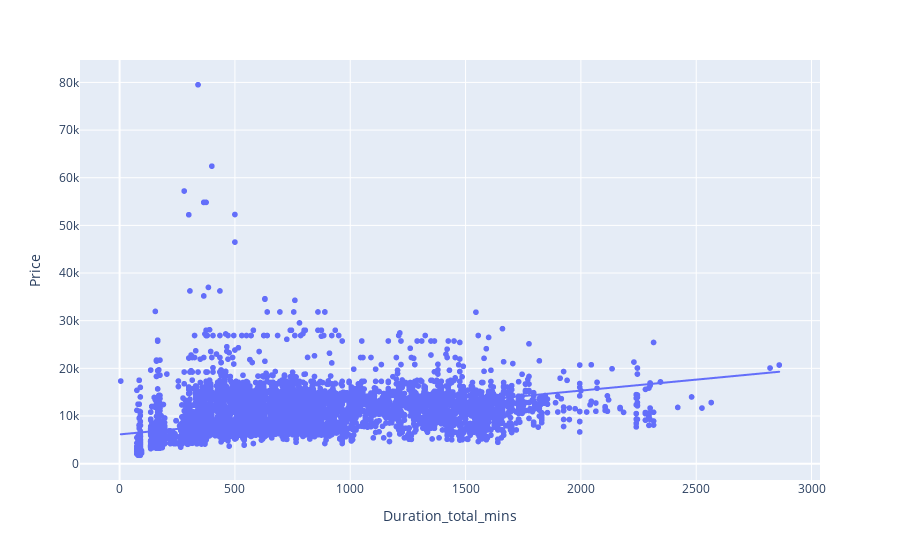

Notebook cell for this chart:
### Markdown cell above
--> from above plot we can infer that:

* For Non Stop, duration is very low
* As Number of stops increases, duration of flight increases, price also increases in some cases

### Code cell
px.scatter(data_frame=data, x="Duration_total_mins", y="Price", trendline='ols')

### Figure 1 — Plotly figure (JSON) as saved in the notebook; plotly's stock layout.template omitted (floating-point values rounded to 4 significant figures; data arrays with more than 128 entries replaced by an {"elided": "..."} marker saying what was removed)
{"data": [{"hovertemplate": "Duration_total_mins=%{x}<br>Price=%{y}<extra></extra>", "legendgroup": "", "marker": {"color": "#636efa", "symbol": "circle"}, "mode": "markers", "name": "", "showlegend": false, "type": "scattergl", "x": {"elided": "10682 int values"}, "xaxis": "x", "y": {"elided": "10682 int values"}, "yaxis": "y"}, {"hovertemplate": "<b>OLS trendline</b><br>Price = 4.59929 * Duration_total_mins + 6129.78<br>R<sup>2</sup>=0.256522<br><br>Duration_total_mins=%{x}<br>Price=%{y} <b>(trend)</b><extra></extra>", "legendgroup": "", "marker": {"color": "#636efa", "symbol": "circle"}, "mode": "lines", "name": "", "showlegend": false, "type": "scattergl", "x": {"elided": "10682 int values"}, "xaxis": "x", "y": {"elided": "10682 float values"}, "yaxis": "y"}], "layout": {"legend": {"tracegroupgap": 0}, "margin": {"t": 60}, "xaxis": {"anchor": "y", "domain": [0, 1], "title": {"text": "Duration_total_mins"}}, "yaxis": {"anchor": "x", "domain": [0, 1], "title": {"text": "Price"}}}}
